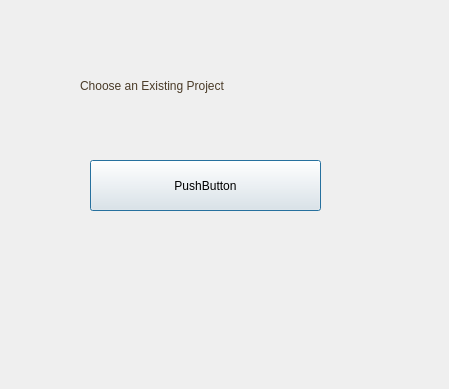
<?xml version="1.0" encoding="UTF-8"?>
<ui version="4.0">
 <class>Dialog</class>
 <widget class="QDialog" name="Dialog">
  <property name="geometry">
   <rect>
    <x>0</x>
    <y>0</y>
    <width>449</width>
    <height>389</height>
   </rect>
  </property>
  <property name="windowTitle">
   <string>Dialog</string>
  </property>
  <widget class="QWidget" name="widget" native="true">
   <property name="geometry">
    <rect>
     <x>-20</x>
     <y>0</y>
     <width>451</width>
     <height>381</height>
    </rect>
   </property>
   <widget class="QLabel" name="chooselbl">
    <property name="geometry">
     <rect>
      <x>100</x>
      <y>70</y>
      <width>251</width>
      <height>31</height>
     </rect>
    </property>
    <property name="styleSheet">
     <string notr="true">#chooselbl{
font: 600 16pt &quot;Segoe UI&quot;;
color:#4A3B28;
background: transparent;}</string>
    </property>
    <property name="text">
     <string>Choose an Existing Project</string>
    </property>
   </widget>
   <widget class="QWidget" name="widget_2" native="true">
    <property name="geometry">
     <rect>
      <x>100</x>
      <y>110</y>
      <width>261</width>
      <height>201</height>
     </rect>
    </property>
    <widget class="QPushButton" name="pushButton">
     <property name="geometry">
      <rect>
       <x>10</x>
       <y>50</y>
       <width>231</width>
       <height>51</height>
      </rect>
     </property>
     <property name="text">
      <string>PushButton</string>
     </property>
    </widget>
   </widget>
  </widget>
 </widget>
 <resources/>
 <connections/>
</ui>
